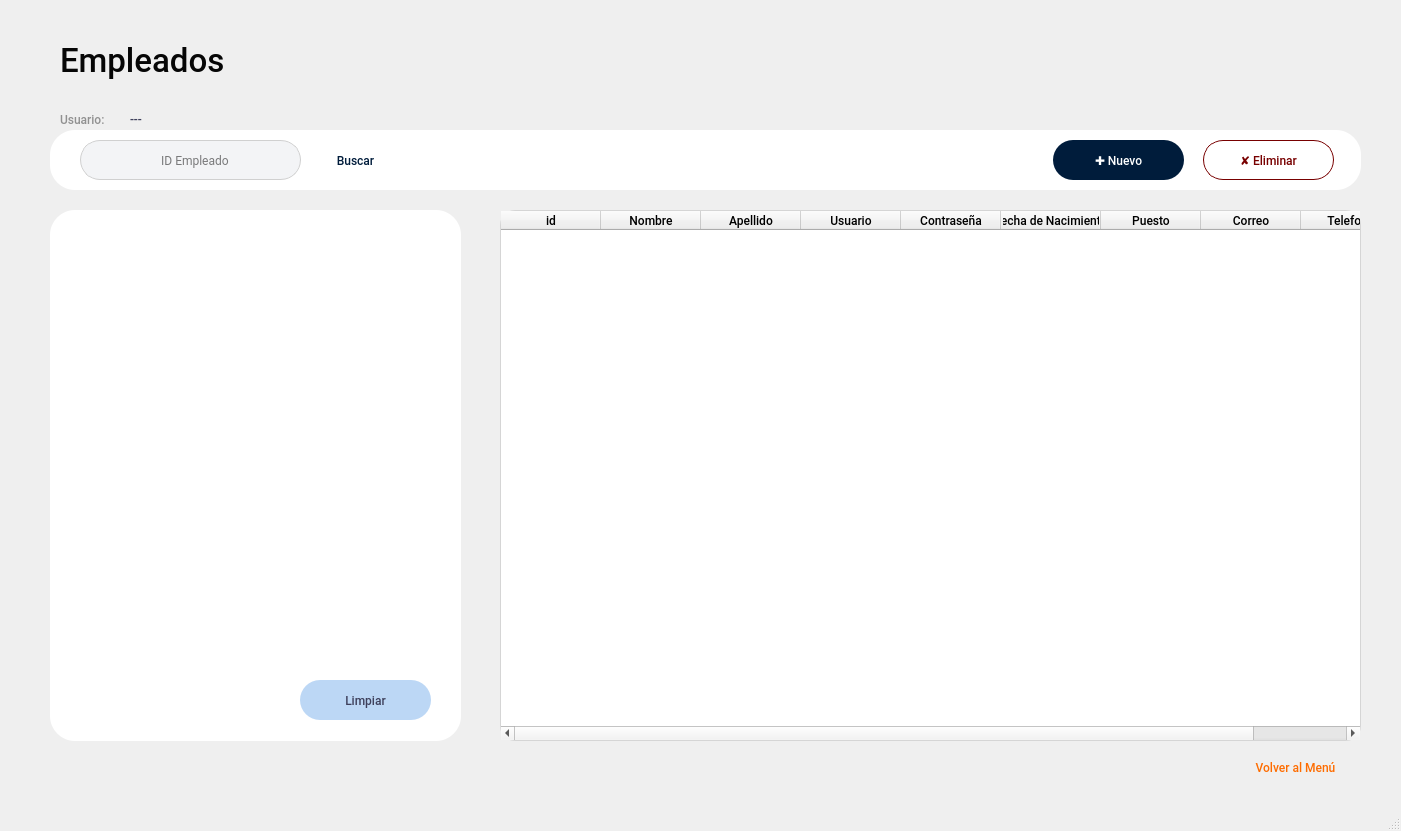
<?xml version="1.0" encoding="UTF-8"?>
<ui version="4.0">
 <class>MainWindow</class>
 <widget class="QMainWindow" name="MainWindow">
  <property name="geometry">
   <rect>
    <x>0</x>
    <y>0</y>
    <width>1401</width>
    <height>831</height>
   </rect>
  </property>
  <property name="font">
   <font>
    <family>Roboto Medium</family>
    <pointsize>9</pointsize>
   </font>
  </property>
  <property name="windowTitle">
   <string>Empleados</string>
  </property>
  <widget class="QWidget" name="centralwidget">
   <widget class="QLabel" name="label">
    <property name="geometry">
     <rect>
      <x>60</x>
      <y>30</y>
      <width>281</width>
      <height>61</height>
     </rect>
    </property>
    <property name="font">
     <font>
      <family>Poppins SemiBold</family>
      <pointsize>25</pointsize>
      <weight>50</weight>
      <bold>false</bold>
     </font>
    </property>
    <property name="styleSheet">
     <string notr="true">* {
	color: #060606;
}</string>
    </property>
    <property name="text">
     <string>Empleados</string>
    </property>
   </widget>
   <widget class="QTableWidget" name="tbwEmpleados">
    <property name="geometry">
     <rect>
      <x>500</x>
      <y>210</y>
      <width>861</width>
      <height>531</height>
     </rect>
    </property>
    <property name="styleSheet">
     <string notr="true">QTableWidget {
background: #fff;
border: 1px solid #D5D5D5;
border-radius: 15px;
}</string>
    </property>
    <column>
     <property name="text">
      <string>id</string>
     </property>
    </column>
    <column>
     <property name="text">
      <string>Nombre</string>
     </property>
    </column>
    <column>
     <property name="text">
      <string>Apellido</string>
     </property>
    </column>
    <column>
     <property name="text">
      <string>Usuario</string>
     </property>
    </column>
    <column>
     <property name="text">
      <string>Contraseña</string>
     </property>
    </column>
    <column>
     <property name="text">
      <string>Fecha de Nacimiento</string>
     </property>
    </column>
    <column>
     <property name="text">
      <string>Puesto</string>
     </property>
    </column>
    <column>
     <property name="text">
      <string>Correo</string>
     </property>
    </column>
    <column>
     <property name="text">
      <string>Telefono</string>
     </property>
    </column>
   </widget>
   <widget class="QPushButton" name="btnVolverE">
    <property name="geometry">
     <rect>
      <x>1230</x>
      <y>750</y>
      <width>131</width>
      <height>35</height>
     </rect>
    </property>
    <property name="font">
     <font>
      <family>Roboto Medium</family>
      <pointsize>9</pointsize>
     </font>
    </property>
    <property name="styleSheet">
     <string notr="true">QPushButton {
	border: none;
	color: #fe6c00;
}</string>
    </property>
    <property name="text">
     <string>Volver al Menú</string>
    </property>
   </widget>
   <widget class="QFrame" name="frame">
    <property name="geometry">
     <rect>
      <x>50</x>
      <y>130</y>
      <width>1311</width>
      <height>60</height>
     </rect>
    </property>
    <property name="styleSheet">
     <string notr="true">QFrame {
	background: #fff;
	border: #c0c0c0;
	border-radius: 25px;
}</string>
    </property>
    <property name="frameShape">
     <enum>QFrame::StyledPanel</enum>
    </property>
    <property name="frameShadow">
     <enum>QFrame::Raised</enum>
    </property>
    <widget class="QPushButton" name="btnNuevoE">
     <property name="geometry">
      <rect>
       <x>1003</x>
       <y>10</y>
       <width>131</width>
       <height>40</height>
      </rect>
     </property>
     <property name="font">
      <font>
       <family>Roboto Medium</family>
       <pointsize>9</pointsize>
      </font>
     </property>
     <property name="styleSheet">
      <string notr="true">QPushButton {
	background: #001c3b;
	border-radius: 20px;
	color: #fff
}</string>
     </property>
     <property name="text">
      <string>✚ Nuevo</string>
     </property>
    </widget>
    <widget class="QPushButton" name="btnEliminarE">
     <property name="geometry">
      <rect>
       <x>1153</x>
       <y>10</y>
       <width>131</width>
       <height>40</height>
      </rect>
     </property>
     <property name="font">
      <font>
       <family>Roboto Medium</family>
       <pointsize>9</pointsize>
      </font>
     </property>
     <property name="styleSheet">
      <string notr="true">QPushButton {
	border: 1px solid #780000;
	border-radius: 20px;
	color: #780000;
}</string>
     </property>
     <property name="text">
      <string>✘ Eliminar</string>
     </property>
    </widget>
    <widget class="QLineEdit" name="txtEmpleado">
     <property name="geometry">
      <rect>
       <x>30</x>
       <y>10</y>
       <width>221</width>
       <height>40</height>
      </rect>
     </property>
     <property name="font">
      <font>
       <family>Roboto</family>
       <pointsize>9</pointsize>
      </font>
     </property>
     <property name="styleSheet">
      <string notr="true">QLineEdit {
	background: #f3f4f6;
	border: 1px solid #d0d0d0;
	border-radius: 20px;
}</string>
     </property>
     <property name="alignment">
      <set>Qt::AlignCenter</set>
     </property>
     <property name="placeholderText">
      <string>   ID Empleado</string>
     </property>
    </widget>
    <widget class="QPushButton" name="btnBuscarE">
     <property name="geometry">
      <rect>
       <x>260</x>
       <y>10</y>
       <width>91</width>
       <height>40</height>
      </rect>
     </property>
     <property name="font">
      <font>
       <family>Roboto Medium</family>
       <pointsize>9</pointsize>
      </font>
     </property>
     <property name="styleSheet">
      <string notr="true">QPushButton {
	border: none;
	color: #001c3b;;
}</string>
     </property>
     <property name="text">
      <string>Buscar</string>
     </property>
    </widget>
    <widget class="QPushButton" name="btnRefresh">
     <property name="geometry">
      <rect>
       <x>920</x>
       <y>10</y>
       <width>51</width>
       <height>41</height>
      </rect>
     </property>
     <property name="styleSheet">
      <string notr="true">* {
	border: none;
}</string>
     </property>
     <property name="text">
      <string/>
     </property>
     <property name="icon">
      <iconset>
       <normaloff>../img/cached_FILL0_wght400_GRAD0_opsz48.png</normaloff>../img/cached_FILL0_wght400_GRAD0_opsz48.png</iconset>
     </property>
     <property name="iconSize">
      <size>
       <width>30</width>
       <height>30</height>
      </size>
     </property>
    </widget>
   </widget>
   <widget class="QLabel" name="lblUsuario">
    <property name="geometry">
     <rect>
      <x>130</x>
      <y>110</y>
      <width>331</width>
      <height>18</height>
     </rect>
    </property>
    <property name="font">
     <font>
      <family>Roboto Medium</family>
      <pointsize>9</pointsize>
     </font>
    </property>
    <property name="styleSheet">
     <string notr="true">QLabel {color: #3e405b}</string>
    </property>
    <property name="text">
     <string>---</string>
    </property>
    <property name="alignment">
     <set>Qt::AlignLeading|Qt::AlignLeft|Qt::AlignVCenter</set>
    </property>
   </widget>
   <widget class="QLabel" name="label_2">
    <property name="geometry">
     <rect>
      <x>60</x>
      <y>110</y>
      <width>71</width>
      <height>18</height>
     </rect>
    </property>
    <property name="font">
     <font>
      <family>Roboto Medium</family>
      <pointsize>9</pointsize>
     </font>
    </property>
    <property name="styleSheet">
     <string notr="true">QLabel {color: #909090}</string>
    </property>
    <property name="text">
     <string>Usuario:</string>
    </property>
   </widget>
   <widget class="QTextEdit" name="txtPrint">
    <property name="geometry">
     <rect>
      <x>50</x>
      <y>210</y>
      <width>411</width>
      <height>531</height>
     </rect>
    </property>
    <property name="font">
     <font>
      <family>Roboto Medium</family>
      <pointsize>8</pointsize>
     </font>
    </property>
    <property name="styleSheet">
     <string notr="true">QTextEdit  {
	background: #fff;
	border: #c0c0c0;
	border-radius: 25px;
}</string>
    </property>
    <property name="readOnly">
     <bool>true</bool>
    </property>
   </widget>
   <widget class="QPushButton" name="btnLimpiarE">
    <property name="geometry">
     <rect>
      <x>300</x>
      <y>680</y>
      <width>131</width>
      <height>40</height>
     </rect>
    </property>
    <property name="font">
     <font>
      <family>Roboto Medium</family>
      <pointsize>9</pointsize>
     </font>
    </property>
    <property name="styleSheet">
     <string notr="true">QPushButton {
	background: #bcd7f5;
	border-radius: 20px;
	color: #3e405b;
}</string>
    </property>
    <property name="text">
     <string>Limpiar</string>
    </property>
   </widget>
  </widget>
  <widget class="QStatusBar" name="statusbar"/>
 </widget>
 <tabstops>
  <tabstop>txtEmpleado</tabstop>
  <tabstop>btnBuscarE</tabstop>
  <tabstop>btnNuevoE</tabstop>
  <tabstop>btnEliminarE</tabstop>
  <tabstop>btnLimpiarE</tabstop>
  <tabstop>btnVolverE</tabstop>
  <tabstop>txtPrint</tabstop>
  <tabstop>tbwEmpleados</tabstop>
 </tabstops>
 <resources/>
 <connections/>
</ui>
